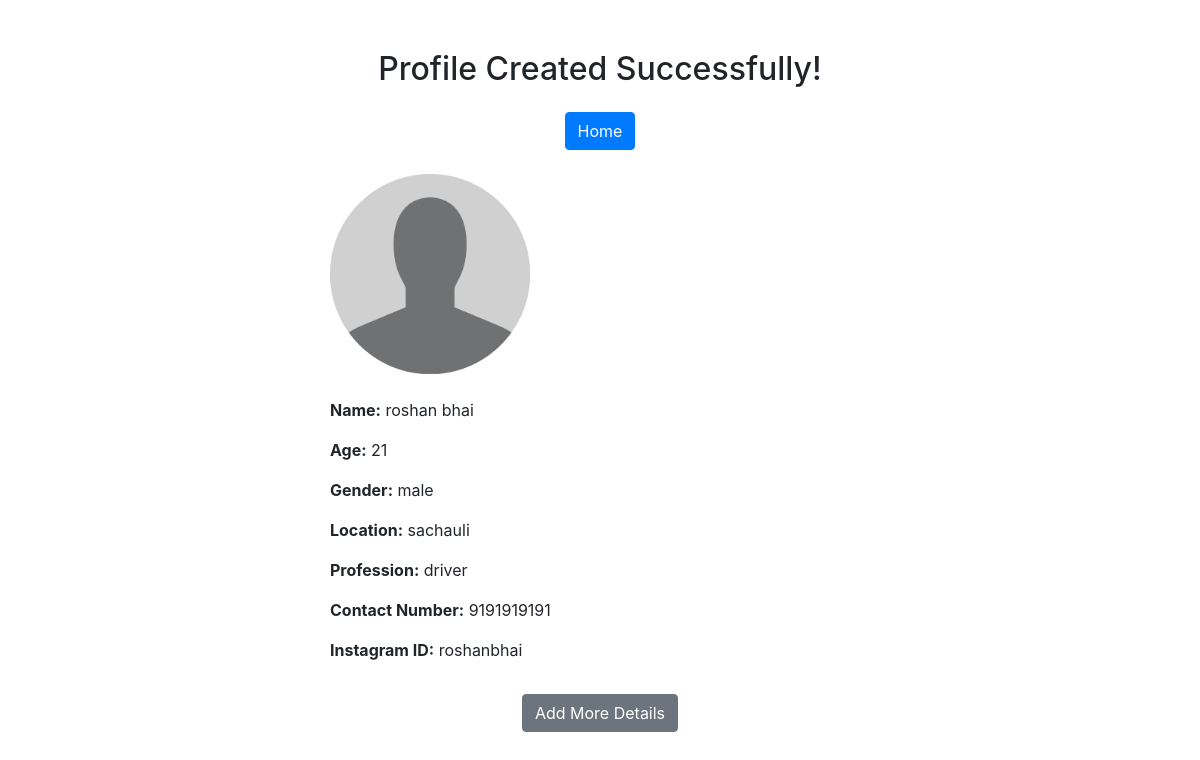
Page /profile-created/ on the earlier database version.
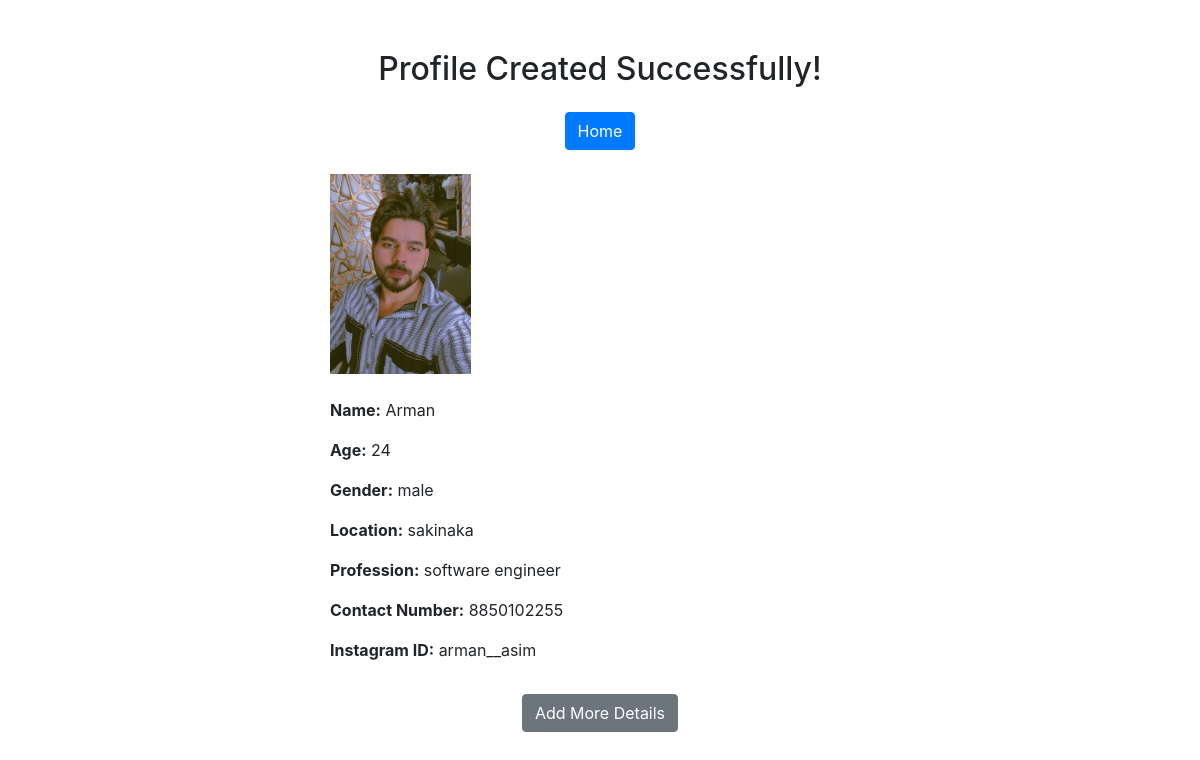
Same page on the later database version.
### PBH/models.py (models this page shows, shortened)
class Profile(models.Model):
    id = models.AutoField(primary_key=True)  # Add id field
    name = models.CharField(max_length=100)
    age = models.IntegerField()
    location = models.CharField(max_length=100)
    profession = models.CharField(max_length=100)
    contact_number = models.CharField(max_length=13, null=False, unique=True, validators=[
        MinLengthValidator(10, message="Contact number must be at least 10 digits."),
        MaxLengthValidator(13, message="Contact number must be at most 13 digits.")
    ])
    instagram_id = models.CharField(max_length=100, null=True)  # Add Instagram ID field
    gender = models.CharField(max_length=10, choices=[('male', 'Male'), ('female', 'Female')], null=True)  # Add gender field
    image = models.ImageField(upload_to='profile_images', null=True, blank=True, default=default_profile_image)
    introduction = models.TextField(null=True, blank=True)
    message = models.TextField(null=True, blank=True)
    gmail_id = models.EmailField(max_length=100, null=True, blank=True)
    image1 = models.ImageField(upload_to='profile_images', null=True, blank=True)
    image2 = models.ImageField(upload_to='profile_images', null=True, blank=True)
    image3 = models.ImageField(upload_to='profile_images', null=True, blank=True)
    dob = models.DateField(null=True, blank=True)
    education = models.CharField(max_length=100, null=True, blank=True)
    native_place = models.CharField(max_length=100, null=True, blank=True)
    current_living_in = models.CharField(max_length=100, null=True, blank=True)
    religion = models.CharField(max_length=100, null=True, blank=True)
    mother_occupation = models.CharField(max_length=100, null=True, blank=True)
    father_occupation = models.CharField(max_length=100, null=True, blank=True)

### PBH/views.py (the view)
# urls.py: path('profile-created/', profile_created, name='profile_created'),
def profile_created(request):
    latest_profile = Profile.objects.latest('id')
    return render(request, 'profiles/profile_created.html', {'profile': latest_profile})

### PBH/templates/profiles/profile_created.html (shortened to what this page needs)
<!DOCTYPE html>
<html lang="en">
<head>
    <link href="https://stackpath.bootstrapcdn.com/bootstrap/4.5.2/css/bootstrap.min.css" rel="stylesheet">
</head>
<body>
<div class="container">
    <div class="row">
        <div class="col-md-6 offset-md-3 profile-details">
            <h2 class="mb-4 text-center">Profile Created Successfully!</h2>
            <div class="text-center">
                <a href="{% url 'index' %}" class="btn btn-primary">Home</a>
            </div>
            <img src="{{ profile.image.url }}" alt="{{ profile.image }}" class="profile-image img-fluid mt-4">
            <p class="mt-4"><strong>Name:</strong> {{ profile.name }}</p>
            <p><strong>Age:</strong> {{ profile.age }}</p>
            <p><strong>Gender:</strong> {{ profile.gender }}</p>
            <p><strong>Location:</strong> {{ profile.location }}</p>
            <p><strong>Profession:</strong> {{ profile.profession }}</p>
            <p><strong>Contact Number:</strong> {{ profile.contact_number }}</p>
            <p><strong>Instagram ID:</strong> {{ profile.instagram_id }}</p>
        </div>
    </div>
</div>
<div class="container mt-3 text-center">
    <a href="{% url 'profile_desc' %}" class="btn btn-secondary" id="addMoreDetails">Add More Details</a>
</div>
</body>
</html>

Differences in the rows shown:
removed Profile: image (placeholder picture), name "roshan bhai", age "21", gender "male", location "sachauli", profession "driver", contact_number "9191919191", instagram_id "roshanbhai"
now on this page (row edited): Profile: image (picture), name "Arman", age "24", gender "male", location "sakinaka", profession "software engineer", contact_number "8850102255", instagram_id "arman__asim"
